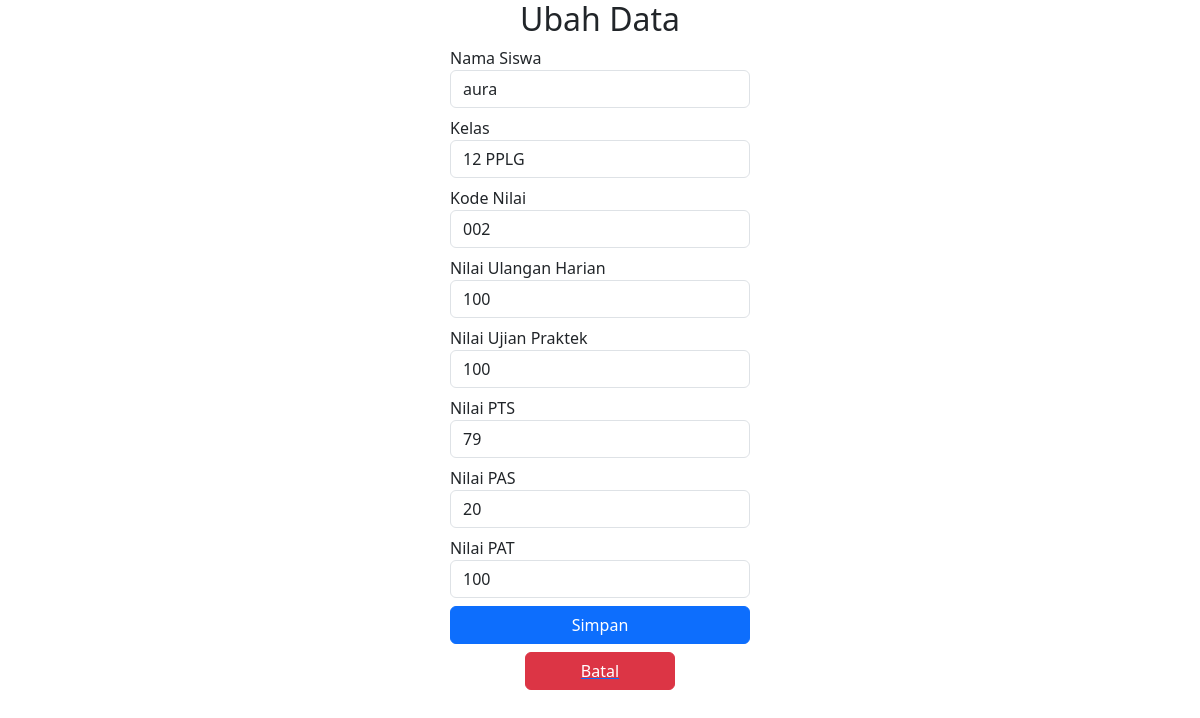
Page /webbaru/ubahdatanilaii.php?id=2 on the committed database.
### tables this page shows
CREATE TABLE `tb_datanilai` (
  `id` int(250) NOT NULL,
  `Kode_Nilai` varchar(250) NOT NULL,
  `Nama_Siswa` varchar(250) NOT NULL,
  `Mata_Pelajaran` varchar(250) NOT NULL,
  `Kelas` varchar(250) NOT NULL,
  `Nama_Guru` varchar(250) NOT NULL,
  `Nilai_Ulangan_Harian` varchar(250) NOT NULL,
  `Nilai_Ujian_Praktek` varchar(250) NOT NULL,
  `Nilai_PTS` varchar(250) NOT NULL,
  `Nilai_PAS` varchar(250) NOT NULL,
  `Nilai_PAT` varchar(250) NOT NULL
);

### webbaru/ubahdatanilaii.php (the view, shortened to what this page needs)
<?php
include "koneksidb.php";
$tampil = mysqli_query($koneksidb, "SELECT * FROM tb_datanilai where id = '$_GET[id]'");
$data = mysqli_fetch_array($tampil);
?>
<!DOCTYPE html>
<html lang="en">
<head>
    <link href="https://cdn.jsdelivr.net/npm/bootstrap@5.3.3/dist/css/bootstrap.min.css" rel="stylesheet"
>
</head>
<body>
    <form method="POST" name="ubah">
        <div class="col-md-6 mx-auto">
            <h2 class="text-center">Ubah Data </h2>
            <div class="col-md-6 mx-auto">
                <div class="mb-2">
                    <label for="Nama_Siswa">Nama Siswa</label>
                    <input type="text" class="form-control" name="Nama_Siswa" value="<?php echo $data['Nama_Siswa']; ?>">
                </div>
                <div class="mb-2">
                    <label for="Kelas">Kelas</label>
                    <input type="text" class="form-control" name="Kelas" value="<?php echo $data['Kelas']; ?>">
                </div>
                <div class="mb-2">
                    <label for="Kode_Nilai">Kode Nilai</label>
                    <input type="text" class="form-control" name="Kode_Nilai" value="<?php echo $data['Kode_Nilai']; ?>">
                </div>
                <div class="mb-2">
                <label for="Nilai_Ulangan_Harian"> Nilai Ulangan Harian</label>
                <input type="text" class="form-control" name="Nilai_Ulangan_Harian" value="<?php echo htmlspecialchars($data['Nilai_Ulangan_Harian']); ?>">
            </div>
            <div class="mb-2">
                <label for="Nilai_Ujian_Praktek"> Nilai Ujian Praktek</label>
                <input type="text" class="form-control" name="Nilai_Ujian_Praktek" value="<?php echo htmlspecialchars($data['Nilai_Ujian_Praktek']); ?>">
            </div>
            <div class="mb-2">
                <label for="Nilai_PTS"> Nilai PTS</label>
                <input type="text" class="form-control" name="Nilai_PTS" value="<?php echo htmlspecialchars($data['Nilai_PTS']); ?>">
            </div>
            <div class="mb-2">
                <label for="Nilai_PAS"> Nilai PAS</label>
                <input type="text" class="form-control" name="Nilai_PAS" value="<?php echo htmlspecialchars($data['Nilai_PAS']); ?>">
            </div>
            <div class="mb-2">
                <label for="Nilai_PAT"> Nilai PAT</label>
                <input type="text" class="form-control" name="Nilai_PAT" value="<?php echo htmlspecialchars($data['Nilai_PAT']); ?>">
            </div>
            </div>
            <div class="d-grid gap-2 col-6 mx-auto">
                <button class="btn btn-primary" name="btubah" type="submit">Simpan</button>
                <a href="datamember.php">
                    <div class="d-grid gap-2 col-6 mx-auto">
                        <button class="btn btn-danger" type="button">Batal</button>
                    </div>
                </a>
            </div>
        </div>
    </form>
</body>
</html>

### rows in the picture
tb_datanilai: Nama_Siswa "aura", Kelas "12 PPLG", Kode_Nilai "002", Nilai_Ulangan_Harian "100", Nilai_Ujian_Praktek "100", Nilai_PTS "79", Nilai_PAS "20", Nilai_PAT "100"
